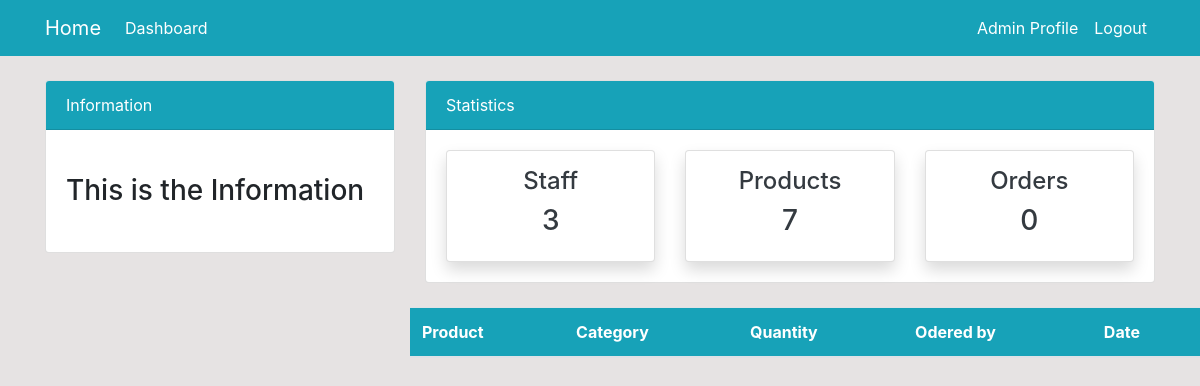
The page /order/ (signed in) on the database as committed earlier.
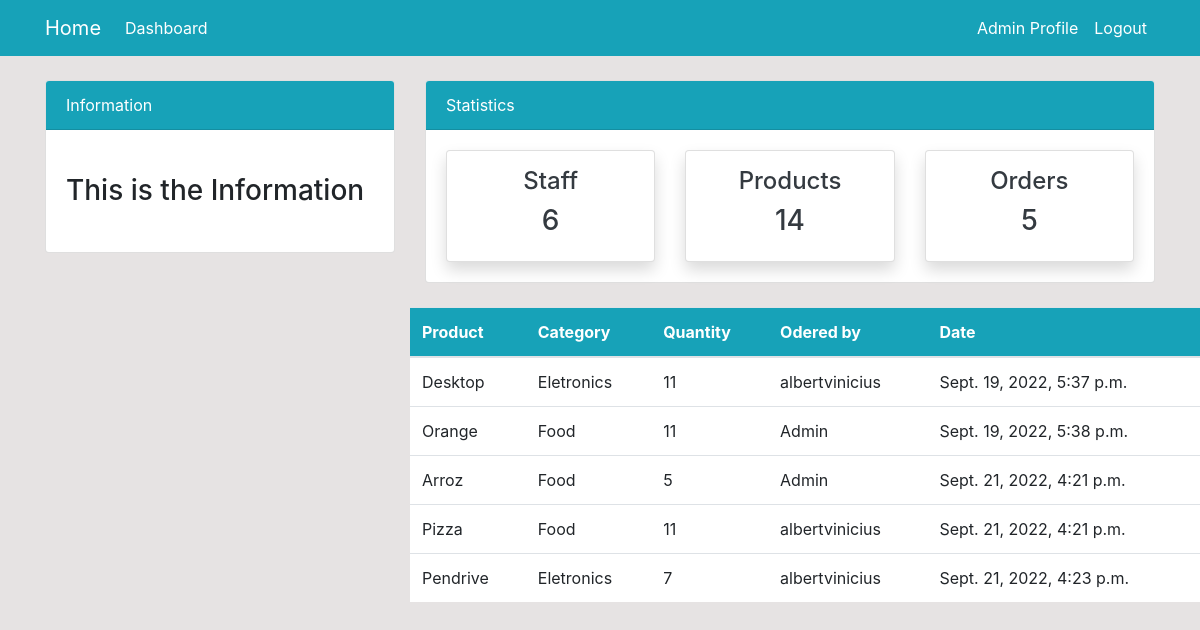
The same page on the database as committed later.
### dashboard/models.py (models this page shows, shortened)
class Order(models.Model):
    product = models.ForeignKey(Product, on_delete=models.CASCADE, null=True)
    staff = models.ForeignKey(User, models.CASCADE, null= True)
    order_quantity = models.PositiveIntegerField(null=True)
    date = models.DateTimeField(auto_now_add=True)
    class Meta:
        verbose_name_plural = 'Order'

class Product(models.Model):
    name = models.CharField(max_length=100, null=True)
    category = models.CharField(max_length=20,choices=CATEGORY,null=True)
    quantity = models.PositiveIntegerField(null=True)
    class Meta:
        verbose_name_plural = 'Product'

### dashboard/views.py (the view)
# urls.py: path('order/',views.order,name='dashboard-order'),
@login_required()
def order(request):
    orders = Order.objects.all()
    orders_count = orders.count()
    workers_count = User.objects.all().count()
    product_count = Product.objects.all().count()
    context = {
        'orders': orders,
        'workers_count': workers_count,
        'orders_count': orders_count,
        'product_count': product_count,
    }
    return render(request, 'dashboard/order.html', context)

### templates/dashboard/order.html (shortened to what this page needs)
{% extends 'partials/base.html' %}
{% block content %}
{% include 'partials/topnav.html' %}
<div class="row my-4">
    <div class="col-md-4"></div>
    <div class="col-md-8">
        <table class="table bg-white">
            <thead class="bg-info text-white">
                <tr>
                    <th scope="col">Product</th>
                    <th scope="col">Category</th>
                    <th scope="col">Quantity</th>
                    <th scope="col">Odered by</th>
                    <th scope="col">Date</th>
                </tr>
            </thead>
            <tbody>
                {% for order in orders %}
                <tr>
                    <td>{{ order.product.name }}</td>
                    <td>{{ order.product.category }}</td>
                    <td>{{ order.order_quantity }}</td>
                    <td>{{ order.staff.username }}</td>
                    <td>{{ order.date }}</td>
                </tr>
                {% endfor %}
                </tbody>
            </table>
        </div>
</div>
{% endblock %}

Rows that differ between the two databases and show on the page:
added Order: product.name "Desktop", product.category "Eletronics", order_quantity "11", staff.username "albertvinicius", date "Sept. 19, 2022, 5:37 p.m."
added Order: product.name "Orange", product.category "Food", order_quantity "11", staff.username "Admin", date "Sept. 19, 2022, 5:38 p.m."
added Order: product.name "Arroz", product.category "Food", order_quantity "5", staff.username "Admin", date "Sept. 21, 2022, 4:21 p.m."
added Order: product.name "Pizza", product.category "Food", order_quantity "11", staff.username "albertvinicius", date "Sept. 21, 2022, 4:21 p.m."
added Order: product.name "Pendrive", product.category "Eletronics", order_quantity "7", staff.username "albertvinicius", date "Sept. 21, 2022, 4:23 p.m."
Other text that changed with them:
{{ workers_count }}: "3" → "6"
{{ product_count }}: "7" → "14"
{{ orders_count }}: "0" → "5"
